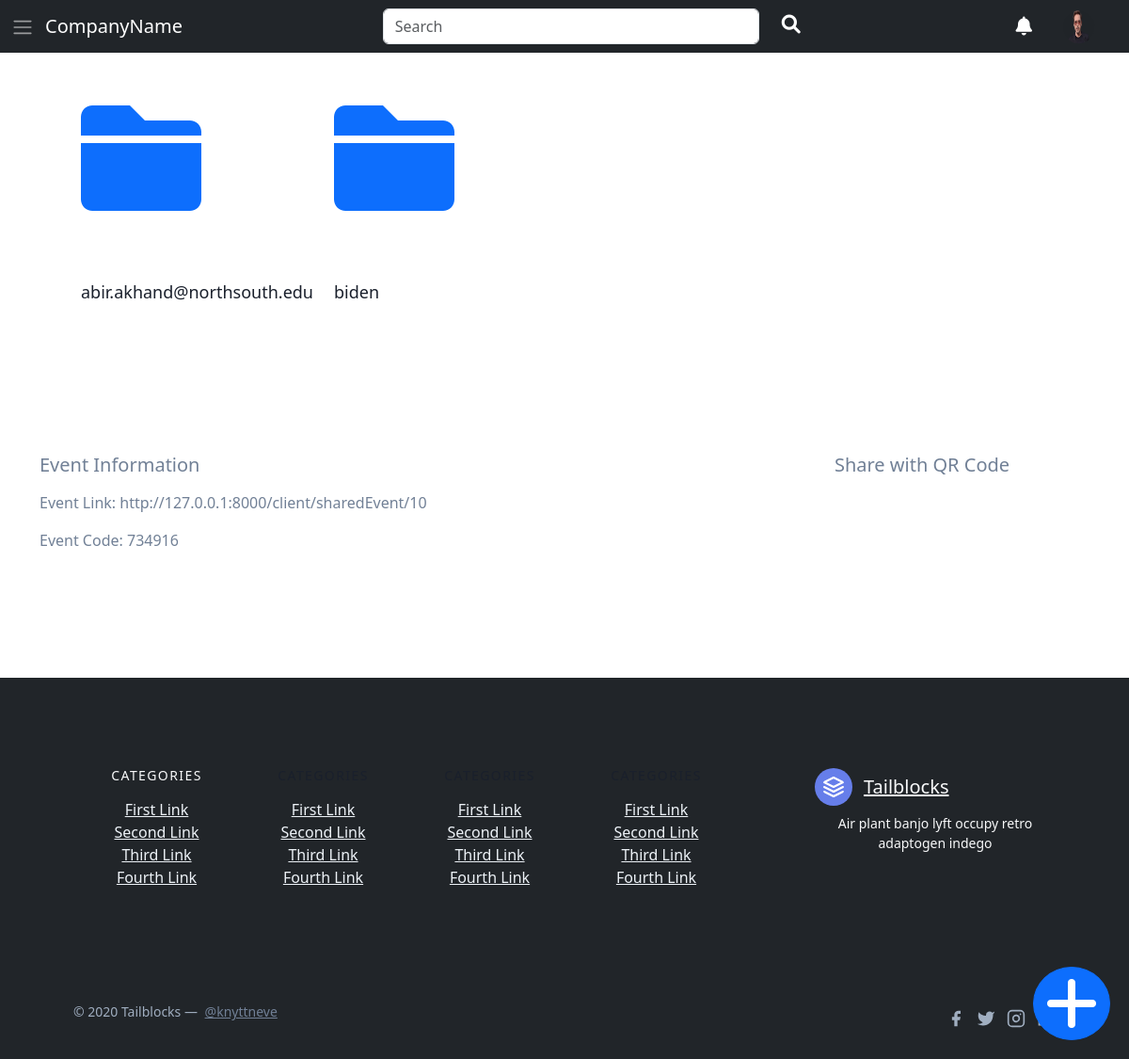
Screenshot of /myEvents/10/people/ (signed in) with the database file from the repository.
### accounts/models.py (models this page shows, shortened)
class User(AbstractUser):
    contact = models.CharField(max_length=15, blank=True, null=True)
    profilepicture = models.ImageField(upload_to='images/profilepictures', blank=True, null=True,default='images/profilepictures/rafid1.jpg')
    groups = models.ManyToManyField(
        'auth.Group',
        related_name='custom_user_set',
        blank=True
    )
    user_permissions = models.ManyToManyField(
        'auth.Permission',
        related_name='custom_user_permissions_set',
        blank=True
    )

### home/models.py (models this page shows, shortened)
class AnonymousUserPicsRelation(models.Model):
    image = models.ForeignKey(PicsRelation, on_delete=models.CASCADE)
    user = models.CharField(max_length=100)
    event = models.ForeignKey(Event, on_delete=models.CASCADE)

class Event(models.Model):
    name = models.CharField(max_length=1000)
    description = models.CharField(max_length=1000)
    host = models.ForeignKey(settings.AUTH_USER_MODEL, on_delete=models.CASCADE, related_name='hosted_events')
    guest = models.ManyToManyField(settings.AUTH_USER_MODEL, related_name='guest_events')
    event_date = models.DateField()
    published = models.BooleanField(default=False)
    code = models.CharField(max_length=100)

### home/views.py (the view)
# urls.py: path('myEvents/<str:eventID>/people/', views.PeopleInEvent, name='PeopleInEvent'),
def PeopleInEvent(request, eventID):
    event = Event.objects.get(id=eventID)
    relations = AnonymousUserPicsRelation.objects.filter(event=event)
    people = []
    for relation in relations:
        people.append(relation.user)
    people = set(people)
    people = list(people)
    context = {"event":event, "people":people}
    return render(request,"PeopleInEvent.html", context)

### home/templates/PeopleInEvent.html (shortened to what this page needs)
{% extends 'layout.html' %} {% block body %}
<section class="text-gray-600 body-font">
  <div class="container px-5 py-24 mx-auto">
    <div class="flex flex-wrap -m-4">
      {% for person in people %}
      <div class="lg:w-1/4 md:w-1/2 p-4 w-full">
        <a class="block relative h-48 rounded overflow-hidden" href="/myEvents/{{event.id}}/people/{{person}}">
          <i class="fas fa-8x fa-folder"></i>
        </a>
        <div class="mt-1">
          <h2 class="text-gray-900 title-font text-lg font-medium">{{person}}</h2>
        </div>
      </div>
      {% endfor %}
    </div>
  </div>
  <div
    class="container my-5"
    id="information"
    style="visibility: {% if event.published == True %}visible{% else %}hidden{% endif %};"
  >
    <div class="row">
      <div class="col-md-8">
        <h5 class="mb-3">Event Information</h5>
        <div class="form-group">
          <label>Event Link:</label>
          <span>http://127.0.0.1:8000/client/sharedEvent/{{event.id}}</span>
        </div>
        <div class="form-group mt-3">
          <label>Event Code:</label>
          <span>{{event.code}}</span>
        </div>
      </div>
      <div class="col-md-4 text-center">
        <h5 class="mb-3">Share with QR Code</h5>
        <div
          id="qrcode"
          style="width: 150px; height: 150px; margin: 0 auto"
        ></div>
      </div>
    </div>
  </div>
</section>
{% endblock %}

### accounts/templates/layout.html (shortened to what this page needs)
<!DOCTYPE html>
<html lang="en">
<head>
  <link href="https://unpkg.com/tailwindcss@^1.0/dist/tailwind.min.css" rel="stylesheet" />
  <link href="https://cdn.jsdelivr.net/npm/bootstrap@5.3.3/dist/css/bootstrap.min.css" rel="stylesheet"
>
<link rel="stylesheet" href="https://cdnjs.cloudflare.com/ajax/libs/font-awesome/6.0.0-beta3/css/all.min.css">
<link href="https://cdn.jsdelivr.net/npm/dropzone@5.9.2/dist/dropzone.css" rel="stylesheet" />
</head>
<body>
  <nav class="navbar navbar-expand-lg navbar-dark bg-dark fixed-top">
    <div class="container-fluid">
      <button class="" type="button" onclick="openNav()">
        <span class="navbar-toggler-icon"></span>
      </button>
      <a class="navbar-brand ml-3" href="#">CompanyName</a>
      <div class="collapse navbar-collapse" id="navbarSupportedContent">
        <form class="me-auto d-flex mx-auto mb-2 mb-lg-0" role="search">
          <input class="form-control me-2" type="search" placeholder="Search" aria-label="Search" style="width: 400px;">
          <a  class="mx-3 text-white" aria-current="page" ><i class="fas fa-lg fa-search mt-3"></i></a>
        </form>
        <ul class="navbar-nav me-2 d-flex">
          <li class="nav-item">
            <a class="mx-3 text-white" aria-current="page"><i class="fas fa-lg fa-bell mt-3"></i></a>
          </li>
          {% if user.is_authenticated %}
            <a  class="mx-3 text-white" aria-current="page" ><img src="/media/{{user.profilepicture}}" id="profilePicture" alt="" srcset=""></a>
          {% else %}
          <li class="nav-item">
            <a  class="mx-3 text-white" aria-current="page" ><i class="fas fa-lg fa-user mt-3"></i></a>
          </li>
          {% endif %}
        </ul>
      </div>
    </div>
  </nav>
  {% block body %} {% endblock %}
  <button href="#" class="btn btn-primary sticky-btn"  data-bs-toggle="modal" data-bs-target="#createEventModal"><i class="fas fa-4x fa-plus"></i></button>
  <footer class="text-gray-600 bg-dark body-font">
    <div
      class="container px-5 py-24 mx-auto flex md:items-center lg:items-start md:flex-row md:flex-nowrap flex-wrap flex-col">
      <div class="w-64 flex-shrink-0 md:mx-0 mx-auto text-center md:text-left md:mt-0 mt-10">
        <a class="flex title-font font-medium items-center md:justify-start justify-center  text-light">
          <svg xmlns="http://www.w3.org/2000/svg" fill="none" stroke="currentColor" stroke-linecap="round"
            stroke-linejoin="round" stroke-width="2" class="w-10 h-10 text-white p-2 bg-indigo-500 rounded-full"
            viewBox="0 0 24 24">
            <path d="M12 2L2 7l10 5 10-5-10-5zM2 17l10 5 10-5M2 12l10 5 10-5"></path>
          </svg>
          <span class="ml-3 text-xl">Tailblocks</span>
        </a>
        <p class="mt-2 text-sm  text-light">Air plant banjo lyft occupy retro adaptogen indego</p>
      </div>
      <div class="flex-grow flex flex-wrap md:pr-20 -mb-10 md:text-left text-center order-first">
        <div class="lg:w-1/4 md:w-1/2 w-full px-4">
          <h2 class="title-font font-medium  text-light tracking-widest text-sm mb-3">CATEGORIES</h2>
          <nav class="list-none mb-10">
            <li>
              <a class="text-gray-200 hover:text-gray-100">First Link</a>
            </li>
            <li>
              <a class="text-gray-200 hover:text-gray-100">Second Link</a>
            </li>
            <li>
              <a class="text-gray-200 hover:text-gray-100">Third Link</a>
            </li>
            <li>
              <a class="text-gray-200 hover:text-gray-100">Fourth Link</a>
            </li>
          </nav>
        </div>
        <div class="lg:w-1/4 md:w-1/2 w-full px-4">
          <h2 class="title-font font-medium text-gray-900 tracking-widest text-sm mb-3">CATEGORIES</h2>
          <nav class="list-none mb-10">
            <li>
              <a class="text-gray-200 hover:text-gray-100">First Link</a>
            </li>
            <li>
              <a class="text-gray-200 hover:text-gray-100">Second Link</a>
            </li>
            <li>
              <a class="text-gray-200 hover:text-gray-100">Third Link</a>
            </li>
            <li>
              <a class="text-gray-200 hover:text-gray-100">Fourth Link</a>
            </li>
          </nav>
        </div>
        <div class="lg:w-1/4 md:w-1/2 w-full px-4">
          <h2 class="title-font font-medium text-gray-900 tracking-widest text-sm mb-3">CATEGORIES</h2>
          <nav class="list-none mb-10">
            <li>
              <a class="text-gray-200 hover:text-gray-100">First Link</a>
            </li>
            <li>
              <a class="text-gray-200 hover:text-gray-100">Second Link</a>
            </li>
            <li>
              <a class="text-gray-200 hover:text-gray-100">Third Link</a>
            </li>
            <li>
              <a class="text-gray-200 hover:text-gray-100">Fourth Link</a>
            </li>
          </nav>
        </div>
        <div class="lg:w-1/4 md:w-1/2 w-full px-4">
          <h2 class="title-font font-medium text-gray-900 tracking-widest text-sm mb-3">CATEGORIES</h2>
          <nav class="list-none mb-10">
            <li>
              <a class="text-gray-200 hover:text-gray-100">First Link</a>
            </li>
            <li>
              <a class="text-gray-200 hover:text-gray-100">Second Link</a>
            </li>
            <li>
              <a class="text-gray-200 hover:text-gray-100">Third Link</a>
            </li>
            <li>
              <a class="text-gray-200 hover:text-gray-100">Fourth Link</a>
            </li>
          </nav>
        </div>
      </div>
    </div>
    <div class="bg-dark">
      <div class="container mx-auto py-4 px-5 flex flex-wrap flex-col sm:flex-row">
        <p class="text-gray-500 text-sm text-center sm:text-left">© 2020 Tailblocks —
          <a href="https://twitter.com/knyttneve" rel="noopener noreferrer" class="text-gray-600 ml-1"
            target="_blank">@knyttneve</a>
        </p>
        <span class="inline-flex sm:ml-auto sm:mt-0 mt-2 justify-center sm:justify-start">
          <a class="text-gray-500">
            <svg fill="currentColor" stroke-linecap="round" stroke-linejoin="round" stroke-width="2" class="w-5 h-5"
              viewBox="0 0 24 24">
              <path d="M18 2h-3a5 5 0 00-5 5v3H7v4h3v8h4v-8h3l1-4h-4V7a1 1 0 011-1h3z"></path>
            </svg>
          </a>
          <a class="ml-3 text-gray-500">
            <svg fill="currentColor" stroke-linecap="round" stroke-linejoin="round" stroke-width="2" class="w-5 h-5"
              viewBox="0 0 24 24">
              <path
                d="M23 3a10.9 10.9 0 01-3.14 1.53 4.48 4.48 0 00-7.86 3v1A10.66 10.66 0 013 4s-4 9 5 13a11.64 11.64 0 01-7 2c9 5 20 0 20-11.5a4.5 4.5 0 00-.08-.83A7.72 7.72 0 0023 3z">
              </path>
            </svg>
          </a>
          <a class="ml-3 text-gray-500">
            <svg fill="none" stroke="currentColor" stroke-linecap="round" stroke-linejoin="round" stroke-width="2"
              class="w-5 h-5" viewBox="0 0 24 24">
              <rect width="20" height="20" x="2" y="2" rx="5" ry="5"></rect>
              <path d="M16 11.37A4 4 0 1112.63 8 4 4 0 0116 11.37zm1.5-4.87h.01"></path>
            </svg>
          </a>
          <a class="ml-3 text-gray-500">
          </a>
        </span>
      </div>
    </div>
  </footer>
</body>
</html>

### accounts/templates/layout.html (style rules this page uses)
.sticky-btn { position: fixed; bottom: 20px; right: 20px; z-index: 9999; border-radius: 100%; }
#profilePicture { width: 35px; height: 35px; border-radius: 50%; margin: 0; padding: 0; }
body, html { height: 100%; }

### rows the page displays
User: profilepicture (picture)
AnonymousUserPicsRelation: people "abir.akhand@northsouth.edu"
AnonymousUserPicsRelation: people "biden"
Event: id "10", code "734916"
